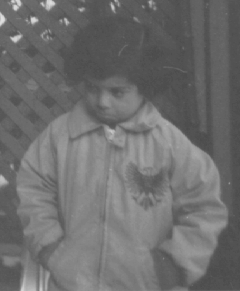
#> input picture SIP/ass2/Images/pout.tif, 240 x 291 px
$ python code.py
#> lines starting #> are read from the running program, lines starting #| are printed output that depends on the picture; pictures that were not available may be replaced by others from this repository, and a replacement may not be noted
import matplotlib.pyplot as plt
import skimage.io as ski
from skimage.io import imread
from pylab import ginput
import numpy as np
import numpy.random as npr
from skimage import img_as_ubyte
from skimage import img_as_uint
from skimage.color import rgb2hsv
from skimage.transform import resize
from skimage.color import rgba2rgb
from skimage.exposure import histogram

image1 = imread("Images/pout.tif")
#> image1 is the input picture: shape (291, 240); min 74, max 224, mean 110.3
image2 = imread("Images/cameraman.tif")
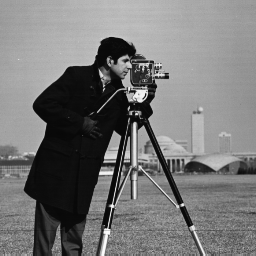
#> input picture SIP/ass2/Images/cameraman.tif, 256 x 256 px
#> image2 is the input picture: shape (256, 256); min 7, max 253, mean 118.7
image3 = imread("Images/cell.tif")
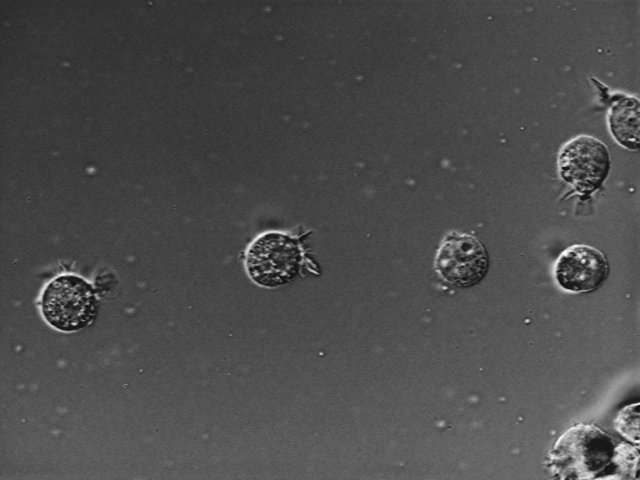
#> input picture SIP/ass2/Images/AT3_1m4_01.tif, 640 x 480 px, given in place of cell.tif, which was not available
#> image3 is the input picture: shape (480, 640); min 15, max 254, mean 76.6

def cum_hist(histogram):
  """Takes a histogram of length 256 with integer values as input
  and returns the cumulative histogram represented as an array
  from 0 to 255 with elements normalized from 0 to 1"""
  cum_his = np.cumsum(histogram)
  total = sum(histogram)
  normalized = cum_his / total
  return np.round(normalized, 8)


def fix_bins(histogram_as_pair):
  (counts, bins) = histogram_as_pair
  result = [0 for i in range(256)]
  for i in range(min(bins), max(bins) + 1):
    result[i] = counts[i - min(bins)]
  return result


"""
y = cum_hist(fix_bins(histogram(image1)))
x = [i for i in range(256)]
plt.plot(x, y, color = 'r')
plt.bar(x, y)
plt.ylabel("Relative Frequency")
plt.xlabel("Pixel Intensity")
plt.xlim(0, 255)
plt.ylim(bottom = 0)
plt.legend(["Cumulative Histogram", "Relative Bar Plot"])
plt.title("Cumulative Histogram of pout.tif")
plt.show()
"""
def C(I, CDF):
  """ Takes a Grey Scale Image and a
  CDF and returns their function composition
  Assumes the CDF is an array of length 256"""
  CI = [[CDF[val] for val in row] for row in I]
  return CI / max(CDF)


y = cum_hist(fix_bins(histogram(image1)))
#> in fix_bins, `(counts, bins) = histogram_as_pair`: counts = 151 values, max 3628 at index 8, min 0 at index 2, mean 462.5; bins = 151 values from 74 to 224
#> after the loop in fix_bins, `for i in range(min(bins), max(bins) + 1):`: result = 256 values, max 3628 at index 82, min 0 at index 0, mean 272.8
#> in cum_hist, `cum_his = np.cumsum(histogram)`: cum_his = 256 values from 0 to 69840
#> in cum_hist, `total = sum(histogram)`: total = 69840
#> in cum_hist, `normalized = cum_his / total`: normalized = 256 values from 0 to 1
#> y = 256 values from 0 to 1
plt.subplot(1, 2, 1)
plt.title("pout.tif")
plt.imshow(C(image1, y), cmap = 'gray')
#> in C, `CI = [[CDF[val] for val in row] for row in I]`: CI = 291 items
#> in C, `return CI / max(CDF)`:
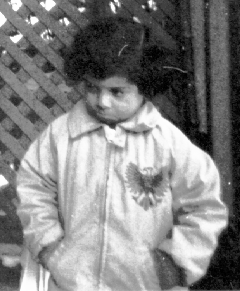
#> returned value: shape (291, 240) float64; min 2.86e-05, max 1, mean 0.511
plt.subplot(1, 2, 2)
plt.title("Modified pout.tif")
plt.imshow(image1, cmap = 'gray')
plt.show()
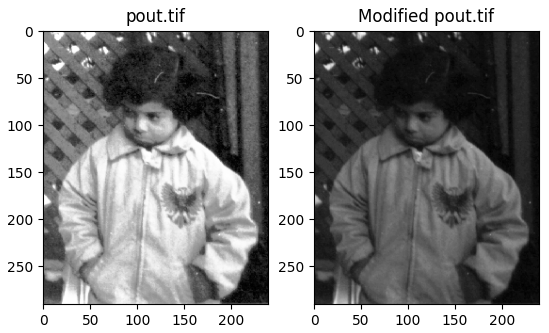
#> figure drawn by matplotlib, 2 panels

def cdf_inverse(l, cdf):
  #print(l)
  return min([s for s in range(256) if cdf[s] >= l])
"""
(y, x) = cum_hist(histogram(image1))
print(cdf_inverse(.999, y))
print(np.min(image1))
print(np.max(image1))
"""

def histogram_matching(im1, c1, c2):
  temp = C(im1, c1)
  result = [[cdf_inverse(val, c2) for val in row] for row in temp]
  return result


"""
(vals1, bins1) = cum_hist(histogram(image2))
(vals2, bins2) = cum_hist(histogram(image3))
new_image = histogram_matching(image2, vals1, vals2)
plt.subplot(1, 3, 1)
plt.axis('off')
plt.title("cameraman.tif")
plt.imshow(image2, cmap = 'gray', aspect = "auto")
plt.subplot(1, 3, 2)
plt.axis('off')
plt.title("cell.tif")
plt.imshow(image3, cmap = 'gray', aspect = "auto")
plt.subplot(1, 3, 3)
plt.axis('off')
plt.title("Histogram Matching")
plt.imshow(new_image, cmap = 'gray', aspect = "auto")
plt.show()
"""

def midway(im1, c1, c2):
  temp = C(im1, c1)
  result = [[(cdf_inverse(val, c1) \
  + cdf_inverse(val, c2)) / 2.0 for val in row] for row in temp]
  return result

"""
from skimage.color import rgb2gray
im1 = rgb2gray(plt.imread("Images/movie_flicker1.tif"))
im2 = rgb2gray(plt.imread("Images/movie_flicker2.tif"))
print(np.sum(im1))
print(im1.shape)
(vals1, bins1) = cum_hist(histogram(im1))
(vals2, bins2) = cum_hist(histogram(im2))
print("processing image1")
new_image1 = midway(im1, vals1, vals2)
print("processing image2")
new_image2 = midway(im2, vals2, vals1)
print("done prccessing image2")
print("np sum")
print(np.sum(im1 - new_image1))
plt.subplot(2, 2, 1)
plt.axis('off')
plt.title("movie_flicker1.tif")
plt.imshow(im1, cmap = 'gray', aspect = "auto")
plt.subplot(2, 2, 2)
plt.axis('off')
plt.title("movie_flicker2.tif")
plt.imshow(im2, cmap = 'gray', aspect = "auto")
plt.subplot(2, 2, 3)
plt.axis('off')
plt.title("movie_flicker1 midway specification")
plt.imshow(new_image1, cmap = 'gray', aspect = "auto")
plt.subplot(2, 2, 4)
plt.axis('off')
plt.title("movie_flicker 2 midway specification")
plt.imshow(new_image2, cmap = 'gray', aspect = "auto")
plt.show()
"""
